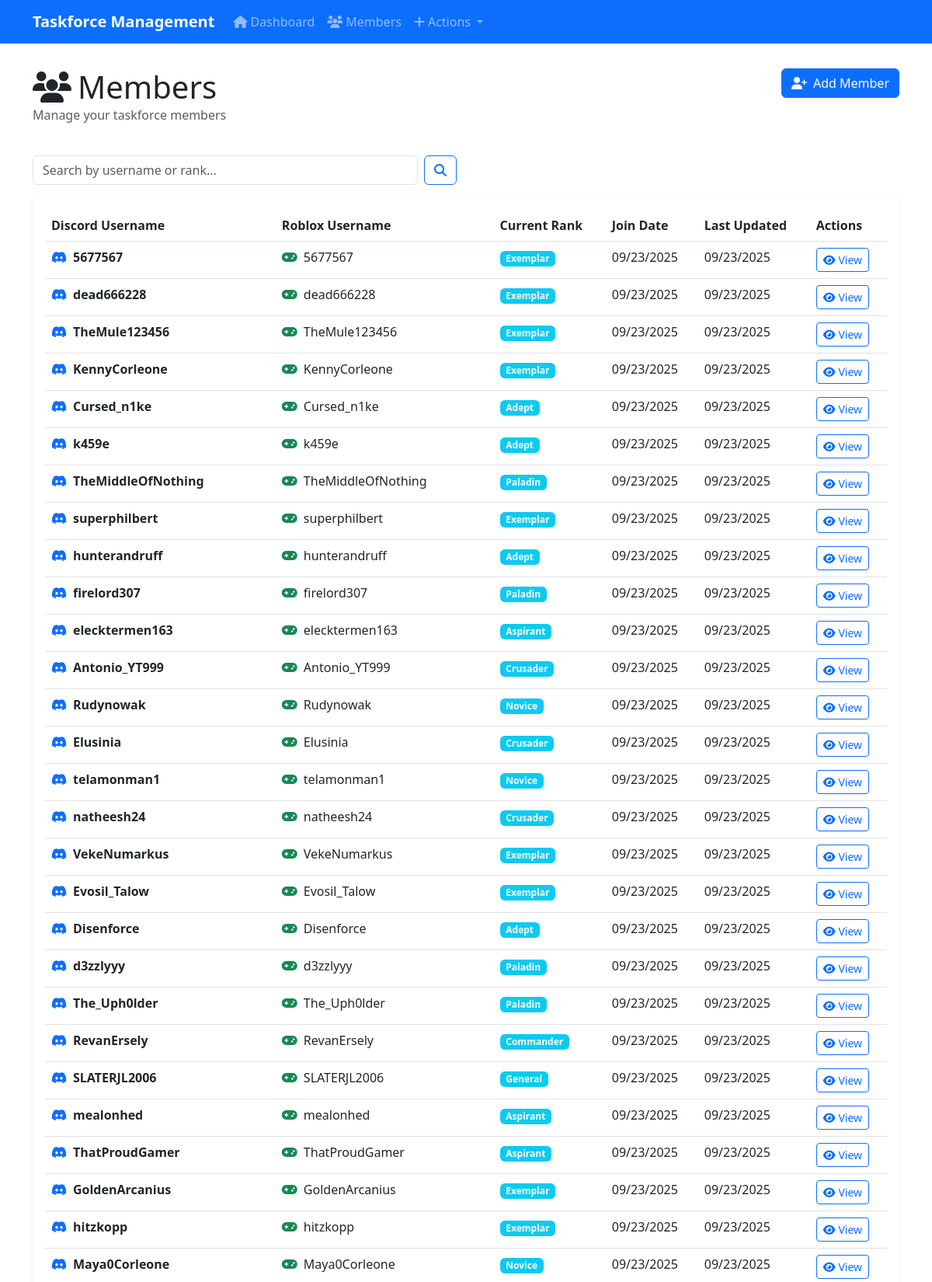
/members (upper part), run on the app's committed database.
### database/models.py (models this page shows, shortened)
class Member(db.Model):
    __tablename__ = 'members'
    id = db.Column(db.Integer, primary_key=True)
    discord_username = db.Column(db.String(100), nullable=False, unique=True)
    discord_id = db.Column(db.String(50), nullable=True, unique=True)
    roblox_username = db.Column(db.String(100), nullable=True)
    roblox_id = db.Column(db.String(50), nullable=True)
    current_rank = db.Column(db.String(100), nullable=False, default='Aspirant')
    join_date = db.Column(db.DateTime, nullable=False, default=datetime.utcnow)
    last_updated = db.Column(db.DateTime, nullable=False, default=datetime.utcnow)
    is_active = db.Column(db.Boolean, default=True)
    activities = db.relationship('ActivityLog', backref='member', lazy=True, cascade='all, delete-orphan')
    promotions = db.relationship('PromotionLog', backref='member', lazy=True, cascade='all, delete-orphan')

### app.py (the view)
@app.route('/members')
def members():
    search = request.args.get('search', '')
    if search:
        members = Member.query.filter(
            (Member.discord_username.contains(search)) |
            (Member.roblox_username.contains(search)) |
            (Member.current_rank.contains(search))
        ).filter_by(is_active=True).all()
    else:
        members = Member.query.filter_by(is_active=True).all()
    return render_template('members.html', members=members, search=search)

### templates/members.html (shortened to what this page needs)
{% extends "base.html" %}
{% block content %}
<div class="row mb-4">
    <div class="col-md-6">
        <h1 class="mb-0">
            <i class="fas fa-users me-2"></i>Members
        </h1>
        <p class="text-muted">Manage your taskforce members</p>
    </div>
    <div class="col-md-6 text-end">
        <a href="{{ url_for('add_member') }}" class="btn btn-primary">
            <i class="fas fa-user-plus me-2"></i>Add Member
        </a>
    </div>
</div>
<div class="row mb-3">
    <div class="col-md-6">
        <form method="GET" class="d-flex">
            <input class="form-control me-2" type="search" name="search" placeholder="Search by username or rank..." value="{{ search }}">
            <button class="btn btn-outline-primary" type="submit">
                <i class="fas fa-search"></i>
            </button>
        </form>
    </div>
</div>
<div class="card">
    <div class="card-body">
        {% if members %}
            <div class="table-responsive">
                <table class="table table-hover">
                    <thead>
                        <tr>
                            <th>Discord Username</th>
                            <th>Roblox Username</th>
                            <th>Current Rank</th>
                            <th>Join Date</th>
                            <th>Last Updated</th>
                            <th>Actions</th>
                        </tr>
                    </thead>
                    <tbody>
                        {% for member in members %}
                            <tr>
                                <td>
                                    <div class="d-flex align-items-center">
                                        <i class="fab fa-discord me-2 text-primary"></i>
                                        <strong>{{ member.discord_username }}</strong>
                                    </div>
                                </td>
                                <td>
                                    {% if member.roblox_username %}
                                        <div class="d-flex align-items-center">
                                            <i class="fas fa-gamepad me-2 text-success"></i>
                                            {{ member.roblox_username }}
                                        </div>
                                    {% else %}
                                        <span class="text-muted">Not set</span>
                                    {% endif %}
                                </td>
                                <td>
                                    <span class="badge bg-info">{{ member.current_rank }}</span>
                                </td>
                                <td>{{ member.join_date.strftime('%m/%d/%Y') }}</td>
                                <td>{{ member.last_updated.strftime('%m/%d/%Y') }}</td>
                                <td>
                                    <a href="{{ url_for('member_detail', member_id=member.id) }}" class="btn btn-sm btn-outline-primary">
                                        <i class="fas fa-eye me-1"></i>View
                                    </a>
                                </td>
                            </tr>
                        {% endfor %}
                    </tbody>
                </table>
            </div>
        {% endif %}
    </div>
</div>
{% endblock %}

### templates/base.html (shortened to what this page needs)
<!DOCTYPE html>
<html lang="en">
<head>
    <link href="https://cdnjs.cloudflare.com/ajax/libs/bootstrap/5.3.0/css/bootstrap.min.css" rel="stylesheet">
    <link href="https://cdnjs.cloudflare.com/ajax/libs/font-awesome/6.4.0/css/all.min.css" rel="stylesheet">
</head>
<body>
    <nav class="navbar navbar-expand-lg navbar-dark bg-primary">
        <div class="container">
            <a class="navbar-brand" href="{{ url_for('home') }}">
                Taskforce Management
            </a>
            <div class="collapse navbar-collapse" id="navbarNav">
                <ul class="navbar-nav me-auto">
                    <li class="nav-item">
                        <a class="nav-link" href="{{ url_for('home') }}">
                            <i class="fas fa-home me-1"></i>Dashboard
                        </a>
                    </li>
                    <li class="nav-item">
                        <a class="nav-link" href="{{ url_for('members') }}">
                            <i class="fas fa-users me-1"></i>Members
                        </a>
                    </li>
                    <li class="nav-item dropdown">
                        <a class="nav-link dropdown-toggle" href="#" id="actionsDropdown" role="button" data-bs-toggle="dropdown">
                            <i class="fas fa-plus me-1"></i>Actions
                        </a>
                    </li>
                </ul>
            </div>
        </div>
    </nav>
    <div class="container main-content">
        {% block content %}{% endblock %}
    </div>
</body>
</html>

### templates/base.html (style rules this page uses)
.navbar-brand { font-weight: bold; }
.main-content { margin-top: 2rem; }
.card { box-shadow: 0 2px 4px rgba(0,0,0,0.1); border: none; }
.btn-primary { background-color: #0d6efd; border-color: #0d6efd; }

### data on the page
Member: discord_username "5677567", roblox_username "5677567", current_rank "Exemplar", join_date "09/23/2025", last_updated "09/23/2025"
Member: discord_username "dead666228", roblox_username "dead666228", current_rank "Exemplar", join_date "09/23/2025", last_updated "09/23/2025"
Member: discord_username "TheMule123456", roblox_username "TheMule123456", current_rank "Exemplar", join_date "09/23/2025", last_updated "09/23/2025"
Member: discord_username "KennyCorleone", roblox_username "KennyCorleone", current_rank "Exemplar", join_date "09/23/2025", last_updated "09/23/2025"
Member: discord_username "Cursed_n1ke", roblox_username "Cursed_n1ke", current_rank "Adept", join_date "09/23/2025", last_updated "09/23/2025"
Member: discord_username "k459e", roblox_username "k459e", current_rank "Adept", join_date "09/23/2025", last_updated "09/23/2025"
Member: discord_username "TheMiddleOfNothing", roblox_username "TheMiddleOfNothing", current_rank "Paladin", join_date "09/23/2025", last_updated "09/23/2025"
Member: discord_username "superphilbert", roblox_username "superphilbert", current_rank "Exemplar", join_date "09/23/2025", last_updated "09/23/2025"
Member: discord_username "hunterandruff", roblox_username "hunterandruff", current_rank "Adept", join_date "09/23/2025", last_updated "09/23/2025"
Member: discord_username "firelord307", roblox_username "firelord307", current_rank "Paladin", join_date "09/23/2025", last_updated "09/23/2025"
Member: discord_username "elecktermen163", roblox_username "elecktermen163", current_rank "Aspirant", join_date "09/23/2025", last_updated "09/23/2025"
Member: discord_username "Antonio_YT999", roblox_username "Antonio_YT999", current_rank "Crusader", join_date "09/23/2025", last_updated "09/23/2025"
Member: discord_username "Rudynowak", roblox_username "Rudynowak", current_rank "Novice", join_date "09/23/2025", last_updated "09/23/2025"
Member: discord_username "Elusinia", roblox_username "Elusinia", current_rank "Crusader", join_date "09/23/2025", last_updated "09/23/2025"
Member: discord_username "telamonman1", roblox_username "telamonman1", current_rank "Novice", join_date "09/23/2025", last_updated "09/23/2025"
Member: discord_username "natheesh24", roblox_username "natheesh24", current_rank "Crusader", join_date "09/23/2025", last_updated "09/23/2025"
Member: discord_username "VekeNumarkus", roblox_username "VekeNumarkus", current_rank "Exemplar", join_date "09/23/2025", last_updated "09/23/2025"
Member: discord_username "Evosil_Talow", roblox_username "Evosil_Talow", current_rank "Exemplar", join_date "09/23/2025", last_updated "09/23/2025"
Member: discord_username "Disenforce", roblox_username "Disenforce", current_rank "Adept", join_date "09/23/2025", last_updated "09/23/2025"
Member: discord_username "d3zzlyyy", roblox_username "d3zzlyyy", current_rank "Paladin", join_date "09/23/2025", last_updated "09/23/2025"
Member: discord_username "The_Uph0lder", roblox_username "The_Uph0lder", current_rank "Paladin", join_date "09/23/2025", last_updated "09/23/2025"
Member: discord_username "RevanErsely", roblox_username "RevanErsely", current_rank "Commander", join_date "09/23/2025", last_updated "09/23/2025"
Member: discord_username "SLATERJL2006", roblox_username "SLATERJL2006", current_rank "General", join_date "09/23/2025", last_updated "09/23/2025"
Member: discord_username "mealonhed", roblox_username "mealonhed", current_rank "Aspirant", join_date "09/23/2025", last_updated "09/23/2025"
Member: discord_username "ThatProudGamer", roblox_username "ThatProudGamer", current_rank "Aspirant", join_date "09/23/2025", last_updated "09/23/2025"
Member: discord_username "GoldenArcanius", roblox_username "GoldenArcanius", current_rank "Exemplar", join_date "09/23/2025", last_updated "09/23/2025"
Member: discord_username "hitzkopp", roblox_username "hitzkopp", current_rank "Exemplar", join_date "09/23/2025", last_updated "09/23/2025"
Member: discord_username "Maya0Corleone", roblox_username "Maya0Corleone", current_rank "Novice", join_date "09/23/2025", last_updated "09/23/2025"
